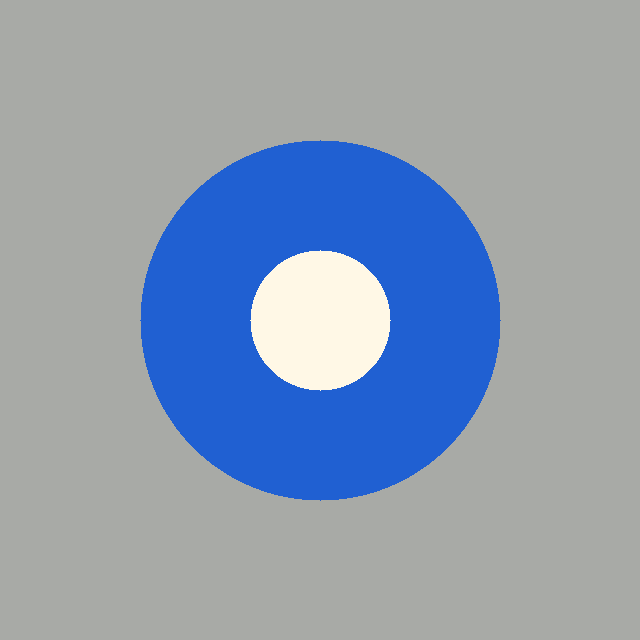
#> input picture examples/samples/circle.png, 640 x 640 px
$ python -i detect.py   (imports and definitions only)
#> lines starting #> are read from the running program, lines starting #| are printed output that depends on the picture; after the words box and inside, x2 and y2 are one past the last pixel; in counts of white or black regions, pixels touching at a corner belong together
### services/api/app/processing/geometry.py
"""Shared geometry helpers.

All public coordinates that cross the API are normalized to the current
image: x and y run from 0 at the top-left to 1 at the bottom-right.
"""

from __future__ import annotations

import base64
import io
from typing import Sequence

import cv2
import numpy as np
from PIL import Image, UnidentifiedImageError


# [7 lines left out: function denormalize, not called in this run]


def normalize_points(points: np.ndarray, width: int, height: int) -> list[tuple[float, float]]:
    result = []
    for x, y in np.asarray(points, dtype=np.float32).reshape(-1, 2):
        result.append((round(float(x) / max(width - 1, 1), 5), round(float(y) / max(height - 1, 1), 5)))
    return result


# [49 lines left out: functions order_quad, polygon_mask, decode_mask, mask_iou, not called in this run]


def odd(value: int) -> int:
    value = max(1, int(value))
    return value if value % 2 == 1 else value + 1

### services/api/app/processing/detect.py
"""Find candidate stickers in a photograph.

The detector combines a border color model with local contrast. It is
deterministic for the same pixels and parameters. When the photograph does
not contain a clear boundary, it returns a low-confidence selection and tells
the caller to use the manual tools.
"""

from __future__ import annotations

from dataclasses import dataclass, field

import cv2
import numpy as np

from app.processing.geometry import normalize_points, order_quad


@dataclass
class DetectConfig:
    mode: str = "single"
    min_area_ratio: float = 0.012
    max_candidates: int = 24


@dataclass
class Candidate:
    id: str
    polygon: list[tuple[float, float]]
    bbox: tuple[float, float, float, float]
    quad: list[tuple[float, float]] | None
    confidence: float
    shape: str
    area_ratio: float
    perspective_suggested: bool
    solidity: float = 1.0


@dataclass
class DetectResult:
    candidates: list[Candidate] = field(default_factory=list)
    warnings: list[str] = field(default_factory=list)
    manual_recommended: bool = False
    width: int = 0
    height: int = 0


def detect_stickers(image_rgb: np.ndarray, config: DetectConfig | None = None) -> DetectResult:
    config = config or DetectConfig()
    height, width = image_rgb.shape[:2]
    work = image_rgb
    longest = max(height, width)
    if longest > 1000:
        scale = 1000 / float(longest)
        work = cv2.resize(
            image_rgb,
            (max(1, int(round(width * scale))), max(1, int(round(height * scale)))),
            interpolation=cv2.INTER_AREA,
        )
    wh, ww = work.shape[:2]
    lab = cv2.cvtColor(work, cv2.COLOR_RGB2LAB).astype(np.float32)
    border = max(2, int(round(min(wh, ww) * 0.04)))
    samples = _border_samples(lab, border)
    median = np.median(samples, axis=0)
    border_dist = np.linalg.norm(lab - median[None, None, :], axis=2)
    sample_dist = np.linalg.norm(samples - median, axis=1)
    base, thr = _surface_threshold(sample_dist)

    local = _local_distance(lab)
    local_thr = max(5.5, float(np.percentile(local, 82)) * 0.85)
    combined = (border_dist > thr) | ((local > local_thr) & (border_dist > max(5.0, base + 1.5)))
    mask = _clean_mask(combined)

    contours, _ = cv2.findContours(mask, cv2.RETR_EXTERNAL, cv2.CHAIN_APPROX_SIMPLE)
    image_area = float(wh * ww)
    min_area = max(80.0, config.min_area_ratio * image_area)
    found: list[Candidate] = []
    for index, contour in enumerate(contours):
        area = float(cv2.contourArea(contour))
        if area < min_area or area > 0.94 * image_area:
            continue
        x, y, bw, bh = cv2.boundingRect(contour)
        if bw < 8 or bh < 8:
            continue
        if _spans_the_frame(x, y, bw, bh, ww, wh, area, image_area):
            continue
        region = np.zeros((wh, ww), np.uint8)
        cv2.drawContours(region, [contour], -1, 255, thickness=-1)
        inside = border_dist[region > 0]
        outside = border_dist[region == 0]
        if inside.size == 0:
            continue
        mean_in = float(inside.mean())
        mean_out = float(outside.mean()) if outside.size else 0.0
        contrast = mean_in - mean_out
        if mean_in < thr * 0.55 and contrast < 6:
            continue
        shape, solidity = _classify(contour)
        touch = _border_touch(x, y, bw, bh, ww, wh)
        contrast_score = float(np.clip(contrast / 22.0, 0, 1))
        area_ratio = area / image_area
        area_score = 1.0 if 0.015 <= area_ratio <= 0.62 else 0.55
        confidence = float(
            np.clip(
                0.1 + 0.64 * contrast_score + 0.18 * area_score + 0.08 * min(solidity, 1.0) - 0.28 * touch,
                0.05,
                0.98,
            )
        )
        if contrast < 6:
            confidence = min(confidence, 0.4)
        polygon_px = _simplify(contour, shape)
        polygon = normalize_points(polygon_px, ww, wh)
        quad = None
        perspective = False
        if shape == "rect":
            try:
                quad_px = _quad_from_contour(contour)
                quad = normalize_points(quad_px, ww, wh)
                perspective = True
            except ValueError:
                shape = "irregular"
        bbox = (
            round(x / ww, 5),
            round(y / wh, 5),
            round(bw / ww, 5),
            round(bh / wh, 5),
        )
        found.append(
            Candidate(
                id=f"c{index}",
                polygon=polygon,
                bbox=bbox,
                quad=quad,
                confidence=round(confidence, 4),
                shape=shape,
                area_ratio=round(area_ratio, 5),
                perspective_suggested=perspective,
                solidity=round(float(solidity), 4),
            )
        )

    found.sort(key=lambda item: (-item.confidence, -item.area_ratio, item.bbox[0], item.bbox[1]))
    limit = 5 if config.mode == "single" else config.max_candidates
    found = found[:limit]
    for index, candidate in enumerate(found):
        candidate.id = f"c{index}"

    warnings: list[str] = []
    manual = False
    if not found:
        manual = True
        warnings.append(
            "Automatic detection could not find a clear sticker boundary. Adjust the selection manually."
        )
        inset = 0.03
        polygon = [
            (inset, inset),
            (1 - inset, inset),
            (1 - inset, 1 - inset),
            (inset, 1 - inset),
        ]
        found = [
            Candidate(
                id="c0",
                polygon=polygon,
                bbox=(inset, inset, 1 - 2 * inset, 1 - 2 * inset),
                quad=polygon,
                confidence=0.1,
                shape="irregular",
                area_ratio=round((1 - 2 * inset) ** 2, 5),
                perspective_suggested=False,
                solidity=1.0,
            )
        ]
    else:
        if _touching_regions(mask, found, ww, wh):
            warnings.append(
                "A region may contain touching or overlapping stickers. Split them with the polygon or brush tool if one outline wraps more than one sticker."
            )
        if found[0].confidence < 0.45:
            manual = True
            warnings.append("Detection is uncertain. Adjust the selection before restoring.")

    if float(np.percentile(border_dist, 92)) < 7.5 and (not found or found[0].confidence < 0.5):
        if not any("low contrast" in warning for warning in warnings):
            warnings.append("This photo has low contrast between the sticker and the surface.")
        manual = True

    return DetectResult(
        candidates=found,
        warnings=warnings,
        manual_recommended=manual,
        width=width,
        height=height,
    )


def _surface_threshold(sample_dist: np.ndarray) -> tuple[float, float]:
    """Distance cutoff for pixels that are not the surface around the sticker.

    The high percentile of border distances is the surface's own variation when
    the border is one material. A sticker that runs into the frame makes that
    percentile the sticker-to-surface distance, and doubling it puts the cutoff
    above every pixel. The typical border pixel is the surface in that case.
    """
    core = float(np.percentile(sample_dist, 50))
    high = float(np.percentile(sample_dist, 97))
    base = core if high > core * 3.0 + 15.0 else high
    return base, max(8.0, base * 2.0 + 5.0)


def _spans_the_frame(
    x: int,
    y: int,
    bw: int,
    bh: int,
    width: int,
    height: int,
    area: float,
    image_area: float,
) -> bool:
    """True when a contour is the frame or a thin streak across it.

    A sticker photographed up close can touch two opposite edges. That is
    still a sticker. A region that reaches all four edges, or a thin band
    from edge to edge, is not.
    """
    spans_x = x <= 1 and x + bw >= width - 1
    spans_y = y <= 1 and y + bh >= height - 1
    if spans_x and spans_y:
        return True
    if (spans_x or spans_y) and area < 0.05 * image_area:
        return True
    return False


def _border_samples(lab: np.ndarray, border: int) -> np.ndarray:
    return np.concatenate(
        [
            lab[:border, :, :].reshape(-1, 3),
            lab[-border:, :, :].reshape(-1, 3),
            lab[:, :border, :].reshape(-1, 3),
            lab[:, -border:, :].reshape(-1, 3),
        ],
        axis=0,
    )


def _local_distance(lab: np.ndarray) -> np.ndarray:
    height, width = lab.shape[:2]
    small_w = max(40, width // 8)
    small_h = max(40, height // 8)
    small = cv2.resize(lab, (small_w, small_h), interpolation=cv2.INTER_AREA)
    blur = cv2.GaussianBlur(small, (0, 0), 2.4)
    background = cv2.resize(blur, (width, height), interpolation=cv2.INTER_LINEAR)
    return np.linalg.norm(lab - background, axis=2)


def _clean_mask(mask: np.ndarray) -> np.ndarray:
    image = (mask.astype(np.uint8) * 255)
    kernel = cv2.getStructuringElement(cv2.MORPH_ELLIPSE, (5, 5))
    image = cv2.morphologyEx(image, cv2.MORPH_OPEN, kernel, iterations=1)
    image = cv2.morphologyEx(image, cv2.MORPH_CLOSE, kernel, iterations=2)
    return image


def _classify(contour: np.ndarray) -> tuple[str, float]:
    area = float(cv2.contourArea(contour))
    peri = float(cv2.arcLength(contour, True))
    hull = cv2.convexHull(contour)
    hull_area = float(cv2.contourArea(hull)) or 1.0
    solidity = area / hull_area
    circularity = (4 * np.pi * area / (peri * peri)) if peri > 1 else 0.0
    approx = cv2.approxPolyDP(contour, 0.02 * peri, True) if peri else contour
    rect = cv2.minAreaRect(contour)
    rect_area = float(rect[1][0] * rect[1][1]) or 1.0
    if circularity >= 0.82 and solidity > 0.9:
        return "circle", solidity
    if len(approx) == 4 and cv2.isContourConvex(approx) and area / rect_area > 0.82 and solidity > 0.86:
        # A rounded corner bulges past the four-point fit. That is not a
        # rectangle, and a perspective quad would cut the corner off.
        _x, _y, bw, bh = cv2.boundingRect(contour)
        allowance = max(7.0, 0.012 * float(min(bw, bh)))
        if _edge_deviation(contour, approx) <= allowance:
            return "rect", solidity
    return "irregular", solidity


# [18 lines left out: function _edge_deviation, not called in this run]


def _simplify(contour: np.ndarray, shape: str) -> np.ndarray:
    peri = float(cv2.arcLength(contour, True)) or 1.0
    if shape == "circle":
        epsilon = 0.004 * peri
    elif shape == "rect":
        epsilon = 0.015 * peri
    else:
        # A fraction of the perimeter grows with the sticker and slices a
        # rounded corner into one straight cut. Stay a few pixels off the
        # contour instead. The floor stays above the few pixels the mask's
        # open/close rounds off each point, or a blunted tip gets two vertices.
        _x, _y, bw, bh = cv2.boundingRect(contour)
        epsilon = max(4.0, 0.005 * float(min(bw, bh)))
    approx = cv2.approxPolyDP(contour, epsilon, True)
    if len(approx) < 3:
        return contour
    if len(approx) > 120:
        approx = cv2.approxPolyDP(contour, epsilon * 1.8, True)
    return approx


# [7 lines left out: function _quad_from_contour, not called in this run]


def _border_touch(x: int, y: int, bw: int, bh: int, width: int, height: int) -> float:
    touch = 0.0
    if x <= 2:
        touch += 0.25
    if y <= 2:
        touch += 0.25
    if x + bw >= width - 2:
        touch += 0.25
    if y + bh >= height - 2:
        touch += 0.25
    return touch


def _touching_regions(mask: np.ndarray, candidates: list[Candidate], width: int, height: int) -> bool:
    if not candidates:
        return False
    eroded = cv2.erode(mask, cv2.getStructuringElement(cv2.MORPH_ELLIPSE, (7, 7)), iterations=1)
    count, _, stats, _ = cv2.connectedComponentsWithStats((eroded > 0).astype(np.uint8))
    if count <= 1 or stats is None:
        return False
    # Dust and bits of dark print are not extra stickers. Only regions large
    # enough to be their own outline count.
    min_area = max(80.0, 0.012 * width * height)
    large = int(np.sum(stats[1:, cv2.CC_STAT_AREA] >= min_area))
    return large > len(candidates)

>>> import cv2
>>> picture = cv2.cvtColor(cv2.imread('../../../../examples/samples/circle.png'), cv2.COLOR_BGR2RGB)
>>> result = detect_stickers(picture)
#> in detect_stickers, `lab = cv2.cvtColor(work, cv2.COLOR_RGB2LAB).astype(np.float32)`:
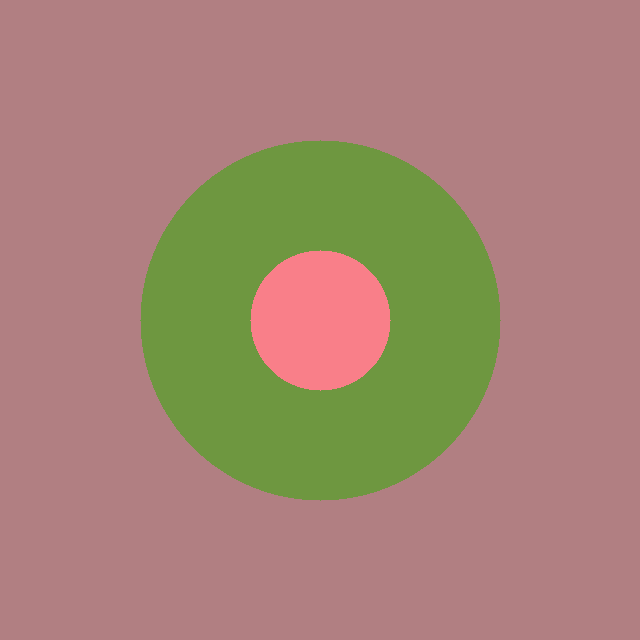
#> lab: shape (640, 640, 3) float32; mean R, G, B 165.2, 132.7, 115.8
#> in detect_stickers, `median = np.median(samples, axis=0)`: median = [177, 127, 130]
#> in detect_stickers, `border_dist = np.linalg.norm(lab - median[None, None, :], axis=2)`:
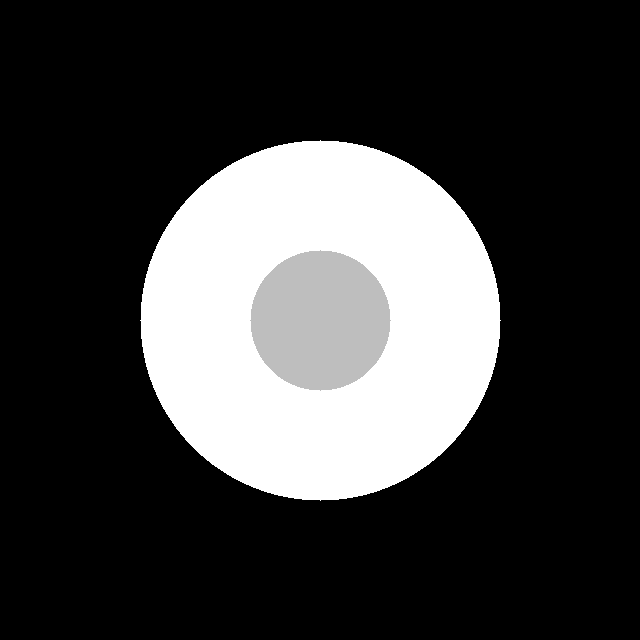
#> border_dist: shape (640, 640) float32; min 0, max 97.06, mean 23.2; drawn with min black and max white
#> in _surface_threshold, `core = float(np.percentile(sample_dist, 50))`: core = 0
#> in detect_stickers, `base, thr = _surface_threshold(sample_dist)`: thr = 8
#> in _local_distance, `blur = cv2.GaussianBlur(small, (0, 0), 2.4)`:
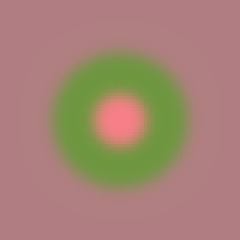
#> blur: shape (80, 80, 3) float32 (shown 3 times larger); mean R, G, B 165.6, 132.1, 116.3
#> in _local_distance, `return np.linalg.norm(lab - background, axis=2)`:
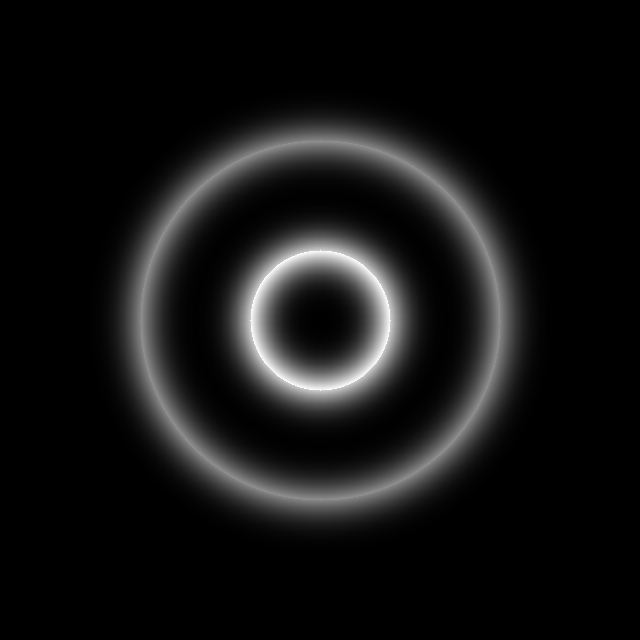
#> returned value: shape (640, 640) float32; min 3.05e-05, max 88.69, mean 6.8; drawn with min black and max white
#> in detect_stickers, `local_thr = max(5.5, float(np.percentile(local, 82)) * 0.85)`: local_thr = 10.72
#> in detect_stickers, `combined = (border_dist > thr) | ((local > local_thr) & (border_dist >..`:
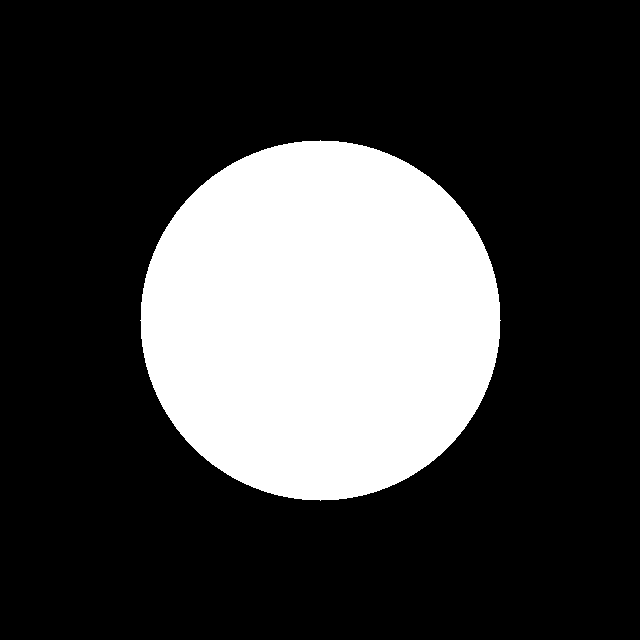
#> combined: shape (640, 640) bool; 24.8% white; 1 white region, box (x1, y1, x2, y2) and area: (140, 140, 501, 501) 101765
#> in detect_stickers, `contours, _ = cv2.findContours(mask, cv2.RETR_EXTERNAL, cv2.CHAIN_APPR..`: contours = 1 contour; box (x1, y1, x2, y2) and area: (141, 140, 500, 501) 101254
#> the loop in detect_stickers, `for index, contour in enumerate(contours):` made 1 pass
#> (x, y, spans_x in _spans_the_frame, spans_y in _spans_the_frame, mean_in) on pass 1: (141, 140, False, False, 93.33)
#> after the loop in detect_stickers, `for index, contour in enumerate(contours):`: found = 1 item
#> the loop in detect_stickers, `for index, candidate in enumerate(found):` made 1 pass
#> in _touching_regions, `eroded = cv2.erode(mask, cv2.getStructuringElement(cv2.MORPH_ELLIPSE, ..`:
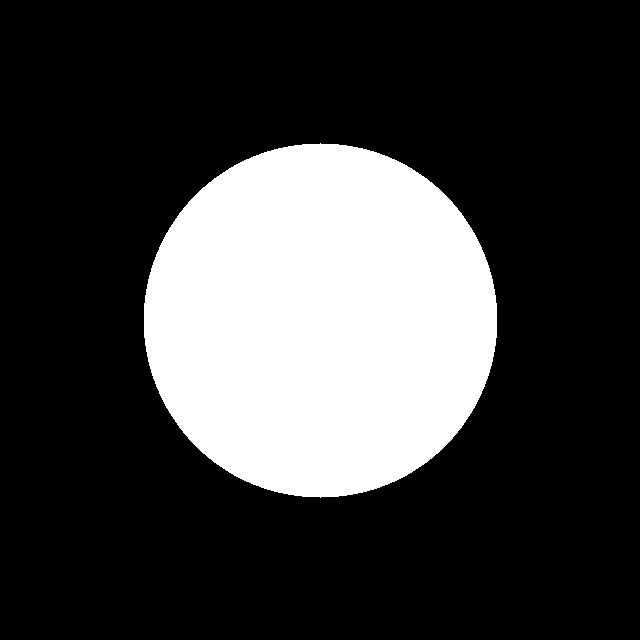
#> eroded: shape (640, 640); 24% white; 1 white region, box (x1, y1, x2, y2) and area: (144, 143, 497, 498) 98443
#> in _touching_regions, `count, _, stats, _ = cv2.connectedComponentsWithStats((eroded > 0).ast..`: count = 2; stats = [[0, 0, 640, 640, 311157], [144, 143, 353, 355, 98443]]
#> in _touching_regions, `large = int(np.sum(stats[1:, cv2.CC_STAT_AREA] >= min_area))`: large = 1
